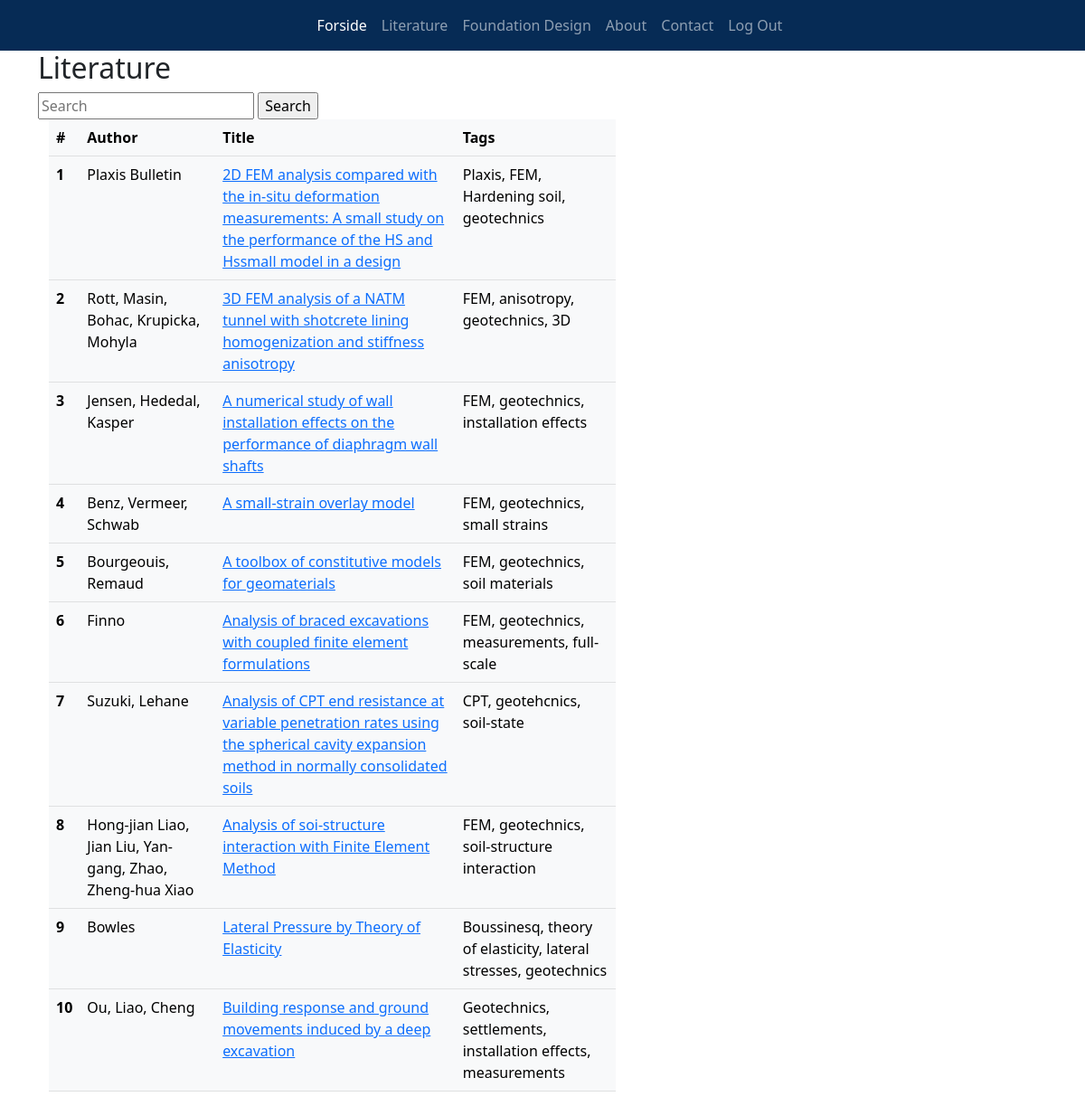
Page /literature/ (signed in) on the committed database.
### literature/models.py (models this page shows, shortened)
class Item(models.Model):
    title = models.CharField(max_length=200, default='', null=False, blank=False)
    author = models.CharField(max_length=200, default='', null=False, blank=False)
    description = models.TextField(default='', null=True, blank=True)
    content = models.FileField(upload_to='literature/', blank=False)
    date_added = models.DateField(auto_now_add=True)
    def get_absolute_url(self):
        return reverse('literature:literature-detail', kwargs={'item_id': self.id})

### literature/views.py (the view)
# urls.py: path('', literature_index, name='literature-index'),
@login_required(login_url='/login_user/')
def literature_index(request):
    query = request.GET.get('query', '')  # Get search query or default to empty
    items = Item.objects.filter(
        Q(title__icontains=query) |
        Q(author__icontains=query) |
        Q(description__icontains=query)
    ) if query else Item.objects.all()
    paginator = Paginator(items, 10)
    page_number = request.GET.get('page', 1)
    page_obj = paginator.get_page(page_number)
    context = {
        'objects': page_obj,
        'query': query,
        'user': request.user,
    }
    return render(request, 'literature/index.html', context)

### literature/templates/literature/index.html
{% extends 'base.html' %}
{% block content %}
<h2>Literature</h2>
<form method="GET" action="">
    <input type="text" name="query" placeholder="Search" value="{{ request.GET.query }}">
    <input type="submit" value="Search">
</form>
<div class="container-fluid">
    <div class="row">
        <div class="col-12 col-md-7">
            <table class="table table-light">
                <thead>
                    <tr>
                        <th scope="col">#</th>
                        <th scope="col">Author</th>
                        <th scope="col">Title</th>
                        <th scope="col">Tags</th>
                    </tr>
                </thead>
                <tbody>
                    {% if objects %}
                        {% for i in objects %}
                            <tr>
                                <th>{{ forloop.counter }}</th>
                                <td>{{ i.author }}</td>
                                <td><a href="{{ i.get_absolute_url }}">{{ i.title }}</a></td>
                                <td>{{ i.description }}</td>
                            </tr>
                        {% endfor %}
                    {% else %}
                        <tr>
                            <td colspan="4" class="text-center">No literature found.</td>
                        </tr>
                    {% endif %}
                </tbody>
            </table>
        </div>
    </div>
</div>
{% endblock content %}

### templates/base.html (shortened to what this page needs)
<!DOCTYPE html>
<html lang="da">
<head>
    <link href="https://cdn.jsdelivr.net/npm/bootstrap@5.3.0-alpha1/dist/css/bootstrap.min.css" rel="stylesheet">
</head>
<body>
    <nav class="navbar navbar-expand-lg navbar-dark" style="background-color: #062b55;">
        <div class="container-fluid">
            <div class="collapse navbar-collapse d-flex justify-content-center" id="navbarNav">
                <ul class="navbar-nav">
                    <li class="nav-item">
                        <a class="nav-link active" aria-current="page" href="/">Forside</a>
                    </li>
                    <li class="nav-item">
                        <a class="nav-link" href="#">Literature</a>
                    </li>
                    <li class="nav-item">
                        <a class="nav-link" href="#">Foundation Design</a>
                    </li>
                    <li class="nav-item">
                        <a class="nav-link" href="#">About</a>
                    </li>
                    <li class="nav-item">
                        <a class="nav-link" href="#">Contact</a>
                    </li>
                    {% if user.is_authenticated %}
                    <li class="nav-item">
                        <form method="POST" action="{% url 'logout_user' %}">
                            <button type="submit" class="nav-link btn btn-link" style="border: none; background: none;">Log Out</button>
                        </form>
                    </li>
                {% else %}
                    <li class="nav-item">
                        <a class="nav-link" href="{% url 'login_user' %}">Log In</a>
                    </li>
                {% endif %}
                </ul>
            </div>
        </div>
    </nav>
    <div class="container">
        {% block content %}
        {% endblock %}
    </div>
</body>
</html>

### rows in the picture
Item: author "Plaxis Bulletin", title "2D FEM analysis compared with the in-situ deformation measurements: A small study on the performance of the HS and Hssmall model in a design", description "Plaxis, FEM, Hardening soil, geotechnics"
Item: author "Rott, Masin, Bohac, Krupicka, Mohyla", title "3D FEM analysis of a NATM tunnel with shotcrete lining homogenization and stiffness anisotropy", description "FEM, anisotropy, geotechnics, 3D"
Item: author "Jensen, Hededal, Kasper", title "A numerical study of wall installation effects on the performance of diaphragm wall shafts", description "FEM, geotechnics, installation effects"
Item: author "Benz, Vermeer, Schwab", title "A small-strain overlay model", description "FEM, geotechnics, small strains"
Item: author "Bourgeouis, Remaud", title "A toolbox of constitutive models for geomaterials", description "FEM, geotechnics, soil materials"
Item: author "Finno", title "Analysis of braced excavations with coupled finite element formulations", description "FEM, geotechnics, measurements, full-scale"
Item: author "Suzuki, Lehane", title "Analysis of CPT end resistance at variable penetration rates using the spherical cavity expansion method in normally consolidated soils", description "CPT, geotehcnics, soil-state"
Item: author "Hong-jian Liao, Jian Liu, Yan-gang, Zhao, Zheng-hua Xiao", title "Analysis of soi-structure interaction with Finite Element Method", description "FEM, geotechnics, soil-structure interaction"
Item: author "Bowles", title "Lateral Pressure by Theory of Elasticity", description "Boussinesq, theory of elasticity, lateral stresses, geotechnics"
Item: author "Ou, Liao, Cheng", title "Building response and ground movements induced by a deep excavation", description "Geotechnics, settlements, installation effects, measurements"
